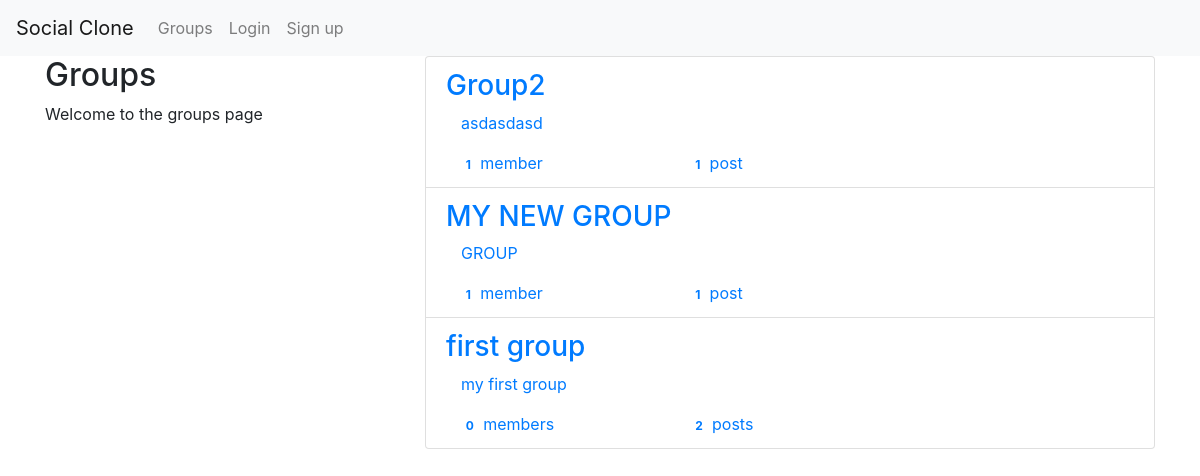
The app's page /groups/ with its own data.
### groups/models.py (models this page shows, shortened)
class Group(models.Model):
    name = models.CharField(max_length=255, unique=True)
    slug = models.SlugField(allow_unicode=True, unique=True)
    description = models.TextField(max_length=None, blank=True, default='')
    description_html = models.TextField(max_length=None, editable=False, default='', blank=True)
    members = models.ManyToManyField(User, through='GroupMember')
    class Meta:
        ordering = ['name']

### groups/views.py (the view)
class ListGroupsView(generic.ListView):
    model = Group
    context_object_name = 'groups'

### groups/templates/groups/group_list.html (shortened to what this page needs)
{% extends 'groups/group_base.html' %}
{% block pregroup %}
  <div class="col-md-4">
    <div class="content">
      <h2>Groups</h2>
      <p>Welcome to the groups page</p>
    </div>
  </div>
{% endblock %}
{% block group_content %}
  <div class="col-md-8">
    <div class="list-group">
      {% for group in groups %}
        <a class="list-group-item" href="{% url 'groups:single' slug=group.slug %}">
          <h3 class="title list-group-item-heading">{{ group.name }}</h3>
          <div class="list-group-item-text container fluid">
            {{ group.description_html|safe }}
            <div class="row">
              <div class="col-md-4">
                <span class="badge">{{ group.members.count }}</span>
                member{{ group.members.count|pluralize }}
              </div>
              <div class="col-md-4">
                <span class="badge">{{ group.posts.count }}</span>
                post{{ group.posts.count|pluralize }}
              </div>
            </div>
          </div>
        </a>
      {% endfor %}
    </div>
  </div>
{% endblock %}

### groups/templates/groups/group_base.html (shortened to what this page needs)
{% extends 'layout/base.html' %}
{% block content %}
  <div class="row">
    {% block pregroup %}{% endblock %}
    {% block group_content %}{% endblock %}
  </div>
{% endblock %}

### templates/layout/base.html (shortened to what this page needs)
{% load staticfiles %}
<!DOCTYPE html>
<html lang="en">
<head>
  <link rel="stylesheet" href="https://maxcdn.bootstrapcdn.com/bootstrap/4.0.0-beta.2/css/bootstrap.min.css">
  <link rel="stylesheet" href="//cdn.jsdelivr.net/npm/medium-editor@latest/dist/css/medium-editor.min.css" type="text/css" media="screen" charset="utf-8">
  <link rel="stylesheet" href="{% static 'socialclone/css/styles.css' %}">
</head>
<body>
  <nav class="navbar navbar-expand-lg navbar-light bg-light justify-content-between tech-fonts custom-navbar">
    <a class="navbar-brand big-brand" href="{% url 'home' %}">
      Social Clone
    </a>
    <div class="collapse navbar-collapse" id="navbarSupportedContent">
      <ul class="navbar-nav">
        {% if user.is_authenticated %}
          <li class="nav-item">
            <a class="nav-link" href="{% url 'posts:create' %}">Post</a>
          </li>
          <li class="nav-item">
            <a class="nav-link" href="{% url 'groups:all' %}">Groups</a>
          </li>
          <li>
            <a href="{% url 'groups:create' %}" class="nav-link">Create Group</a>
          </li>
          <li class="nav-item">
            <a class="nav-link" href="{% url 'accounts:logout' %}">Logout</a>
          </li>
        {% else %}
          <li class="nav-item">
            <a href="{% url 'groups:all' %}" class="nav-link">Groups</a>
          </li>
          <li class="nav-item">
            <a href="{% url 'accounts:login' %}" class="nav-link">Login</a>
          </li>
          <li class="nav-item">
            <a href="{% url 'accounts:signup' %}" class="nav-link">Sign up</a>
          </li>
        {% endif %}
      </ul>
    </div>
  </nav>
  <div class="container content">
    {% block content %}{% endblock %}
  </div>
</body>
</html>

### records on screen
Group: name "Group2", description_html "asdasdasd", members.count "1", posts.count "1"
Group: name "MY NEW GROUP", description_html "GROUP", members.count "1", posts.count "1"
Group: name "first group", description_html "my first group", members.count "0", posts.count "2"
